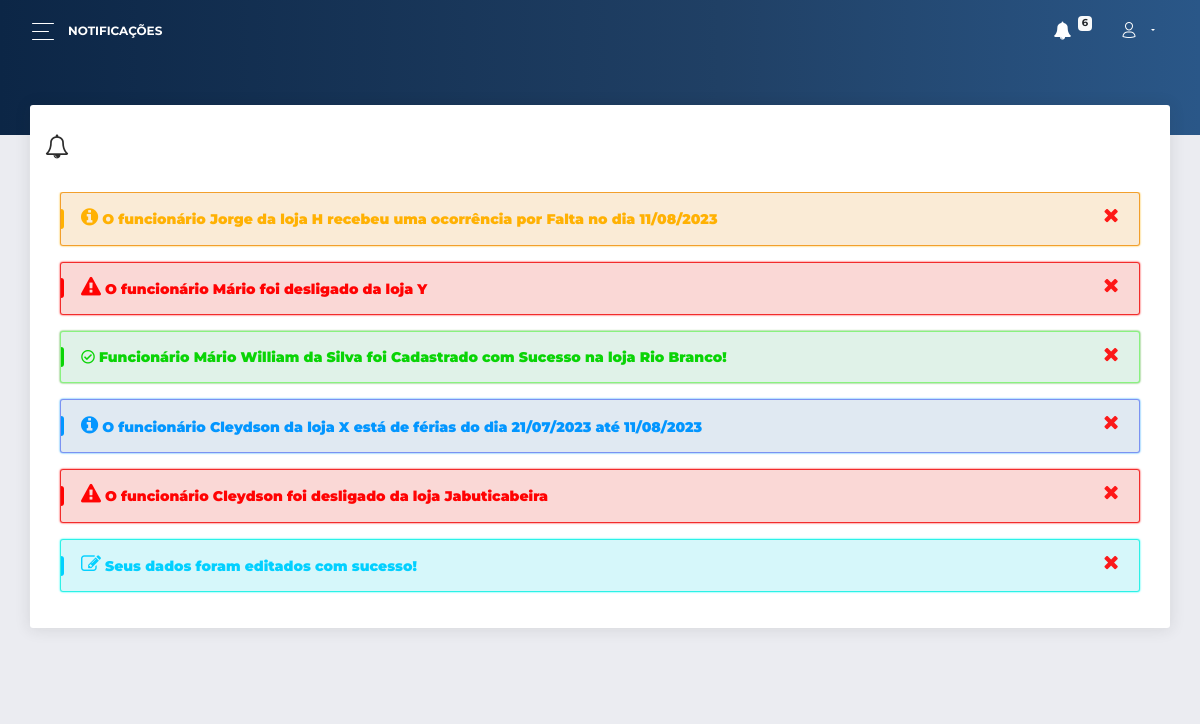
The page /painel/notificacoes.php (signed in) on the database its author committed.
### tables this page shows
CREATE TABLE IF NOT EXISTS `logs` (
  `id` INT NOT NULL AUTO_INCREMENT,
  `tabela_alterada` VARCHAR(40) NOT NULL,
  `tarefa_executada` TEXT NOT NULL,
  `cor` VARCHAR(40) NOT NULL,
  `icone` VARCHAR(80) NOT NULL,
  `status` ENUM('Ativo', 'Inativo') NOT NULL,
  `data_criacao` DATETIME NOT NULL,
  `usuarios_id` INT NOT NULL,
  PRIMARY KEY (`id`),
  INDEX `fk_logs_usuarios1_idx` (`usuarios_id` ASC),
  CONSTRAINT `fk_logs_usuarios1`
    FOREIGN KEY (`usuarios_id`)
    REFERENCES `usuarios` (`id`)
    ON DELETE NO ACTION
    ON UPDATE NO ACTION);

### complements/inicio_php.php (called while the page is built, shortened)
<?php
if (!isset($_SESSION["id_usuario_login"])) {
	header("location:../");
}else{
include_once '../classes/conexao_bd.php';
$pesquisa_notificacao = "SELECT count(id) FROM logs where usuarios_id =".$_SESSION["id_usuario_login"]['id']." AND status = 'Ativo' ORDER BY data_criacao DESC LIMIT 30;";
$resultado_notificacao = mysqli_query($conn, $pesquisa_notificacao);
$row_notificacao = mysqli_fetch_assoc($resultado_notificacao);
}

### painel/notificacoes.php (the view, shortened to what this page needs)
<?php
include_once "../complements/inicio_php.php";
require "../complements/begin_page.php";
$pesquisa_notificacao_resultado = "SELECT * FROM logs where usuarios_id = ".$_SESSION["id_usuario_login"]['id']." AND status = 'Ativo' ORDER BY data_criacao DESC LIMIT 30;";
$resultado_notificacao_resultado = mysqli_query($conn, $pesquisa_notificacao_resultado);
?>
<body class="">
  <div class="wrapper ">
    <div class="main-panel" id="main-panel">
      <nav class="navbar navbar-expand-lg navbar-transparent  bg-primary  navbar-absolute">
        <div class="container-fluid">
          <div class="navbar-wrapper">
            <div class="navbar-toggle">
              <button type="button" class="navbar-toggler">
                <span class="navbar-toggler-bar bar1"></span>
                <span class="navbar-toggler-bar bar2"></span>
                <span class="navbar-toggler-bar bar3"></span>
              </button>
            </div>
            <a class="navbar-brand"> Notificações</a>
          </div>
          <div class="collapse navbar-collapse justify-content-end" id="navigation">
            <ul class="navbar-nav">
              <li class="nav-item dropdown">
                <a href="notificacoes.php" class="nav-link">
                  <i class="fa fa-bell"></i>
                  <p>
                    <span class="badge badge-light"><?php echo $row_notificacao['count(id)']; ?></span>
                  </p>
                </a>
              </li>
              <li style="cursor: pointer;" class="nav-item dropdown">
                <a class="nav-link dropdown-toggle" id="navbarDropdownMenuLink" data-toggle="dropdown" aria-haspopup="true" aria-expanded="false">
                  <i class="now-ui-icons users_single-02"></i>
                </a>
              </li>
            </ul>
          </div>
        </div>
      </nav>
      <div class="panel-header panel-header-sm">
      </div>
      <div class="content">
        <div class="row">
          <div class="col-md-12">
            <div class="card">
              <div class="card-header">
                <h4 class="card-title"><i class="fa fa-bell-o"></i></h4>
              </div>
              <div class="card-body">
                <div class="table-responsive">
<section>
  <div class="container">
    <div class="row">
    <?php  while ($row_notificacao_resultado = mysqli_fetch_assoc($resultado_notificacao_resultado)){ ?>
      <div class="col-sm-12">
        <div class="alert fade alert-simple alert-<?php echo $row_notificacao_resultado['cor'] ?> alert-dismissible text-left font__family-montserrat font__size-16 font__weight-light brk-library-rendered rendered show" role="alert" data-brk-library="component__alert">
          <form action="../classes/deletes/notificacao.php" method="POST">
          <a href="?deletar=<?php echo $row_notificacao_resultado["id"]?>" class="close font__size-18">
            <span  aria-hidden="true"><i class="fa fa-times danger"></i></span>
          </a>
          <i class="start-icon <?php echo $row_notificacao_resultado['icone'];?> animated"></i>
          <strong class="font__weight-semibold"><?php echo $row_notificacao_resultado['tarefa_executada'];?></strong>
          </form>
        </div>
      </div>
    <?php } ?>
    </div>
  </div>
</section>
                </div>
              </div>
            </div>
          </div>
      <footer class="footer">
      </footer>
    </div>
  </div>
</body>
</html>

### painel/assets/css/style.css (style rules this page uses)
.badge { font-size: 10px; position: relative; top: -8px; left: -1px; }
.alert-simple.alert-success { border: 1px solid rgba(36, 241, 6, 0.46); background-color: rgba(7, 149, 66, 0.12156862745098039); box-shadow: 0px 0px 2px #259c08; color: #0ad406; transition:0.5s; cursor:pointer; }
.alert-simple.alert-info { border: 1px solid rgba(6, 44, 241, 0.46); background-color: rgba(7, 73, 149, 0.12156862745098039); box-shadow: 0px 0px 2px #0396ff; color: #0396ff; transition:0.5s; cursor:pointer; }
.alert-simple.alert-warning { border: 1px solid rgba(241, 142, 6, 0.81); background-color: rgba(220, 128, 1, 0.16); box-shadow: 0px 0px 2px #ffb103; color: #ffb103; transition:0.5s; cursor:pointer; }
.alert-simple.alert-danger { border: 1px solid rgba(241, 6, 6, 0.81); background-color: rgba(220, 17, 1, 0.16); box-shadow: 0px 0px 2px #ff0303; color: #ff0303; transition:0.5s; cursor:pointer; }
.danger { font-size: 18px; color: #ff0303; text-shadow: none; }
.alert-simple.alert-primary { border: 1px solid rgba(6, 241, 226, 0.81); background-color: rgba(1, 204, 220, 0.16); box-shadow: 0px 0px 2px #03fff5; color: #03d0ff; transition:0.5s; cursor:pointer; }
.alert:before { content: ''; position: absolute; width: 0; height: calc(100% - 44px); border-left: 1px solid; border-right: 2px solid; border-bottom-right-radius: 3px; border-top-right-radius: 3px; left: 0; top: 50%; transform: translate(0,-50%); height: 20px; }
.fa-times { -webkit-animation: blink-1 2s infinite both; animation: blink-1 2s infinite both; }

### rows shown on the page
logs: tarefa_executada "O funcionário Jorge da loja H recebeu uma ocorrência por Falta no dia 11/08/2023"
logs: tarefa_executada "O funcionário Mário foi desligado da loja Y"
logs: tarefa_executada "Funcionário Mário William da Silva foi Cadastrado com Sucesso na loja Rio Branco!"
logs: tarefa_executada "O funcionário Cleydson da loja X está de férias do dia 21/07/2023 até 11/08/2023"
logs: tarefa_executada "O funcionário Cleydson foi desligado da loja Jabuticabeira"
logs: tarefa_executada "Seus dados foram editados com sucesso!"

### other values the page prints
$row_notificacao['count(id)'] "6"
